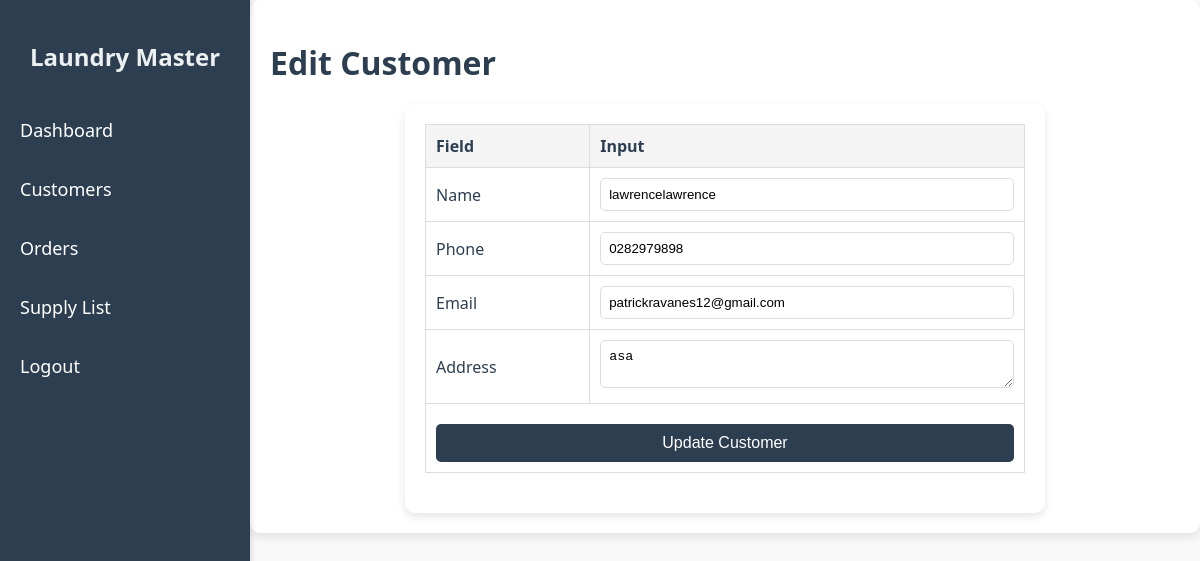
The app's page /edit_customer.php?id=24 (signed in) with its own data.
### tables this page shows
CREATE TABLE `customers` (
  `id` int(11) NOT NULL,
  `name` varchar(255) NOT NULL,
  `phone` varchar(50) NOT NULL,
  `email` varchar(255) NOT NULL,
  `address` text NOT NULL,
  `is_deleted` tinyint(1) DEFAULT 0,
  `created_at` timestamp NOT NULL DEFAULT current_timestamp(),
  `updated_at` timestamp NOT NULL DEFAULT current_timestamp() ON UPDATE current_timestamp()
);

### edit_customer.php (the view, shortened to what this page needs)
<?php
include('database.php');
if (isset($_GET['id'])) {
    $id = $_GET['id'];
    $stmt = $pdo->prepare("SELECT * FROM customers WHERE id = ?");
    $stmt->execute([$id]);
    $customer = $stmt->fetch(PDO::FETCH_ASSOC);
}
?>
<!DOCTYPE html>
<html lang="en">
<head>
</head>
<body>
    <div class="navbar">
        <h2 style="text-align: center;">Laundry Master</h2>
        <a href="dashboard.php">Dashboard</a>
        <a href="customers.php">Customers</a>
        <a href="orders.php">Orders</a>
        <a href="supplylist.php">Supply List</a>
        <a href="logout.php">Logout</a>
    </div>
    <div class="content">
        <h1>Edit Customer</h1>
        <div class="form-container">
            <form method="POST" action="edit_customer.php?id=<?= $customer['id'] ?>">
                <table>
                    <tr>
                        <th>Field</th>
                        <th>Input</th>
                    </tr>
                    <tr>
                        <td>Name</td>
                        <td><input type="text" name="name" placeholder="Name" value="<?= htmlspecialchars($customer['name']) ?>" required></td>
                    </tr>
                    <tr>
                        <td>Phone</td>
                        <td><input type="text" name="phone" placeholder="Phone" value="<?= htmlspecialchars($customer['phone']) ?>" required></td>
                    </tr>
                    <tr>
                        <td>Email</td>
                        <td><input type="email" name="email" placeholder="Email" value="<?= htmlspecialchars($customer['email']) ?>" required></td>
                    </tr>
                    <tr>
                        <td>Address</td>
                        <td><textarea name="address" placeholder="Address" required><?= htmlspecialchars($customer['address']) ?></textarea></td>
                    </tr>
                    <tr>
                        <td colspan="2" style="text-align: center;">
                            <button type="submit">Update Customer</button>
                        </td>
                    </tr>
                </table>
            </form>
        </div>
    </div>
</body>
</html>

### edit_customer.php (style rules this page uses)
body { font-family: 'Segoe UI', Tahoma, Geneva, Verdana, sans-serif; margin: 0; padding: 0; display: flex; background-color: #f9f9f9; color: #2c3e50; }
.navbar { width: 250px; background-color: #2c3e50; color: white; position: fixed; height: 100%; padding: 20px 0; box-shadow: 2px 0 5px rgba(0, 0, 0, 0.1); overflow-y: auto; }
.navbar h2 { text-align: center; margin-bottom: 30px; color: #ecf0f1; }
.navbar a { display: block; color: white; text-decoration: none; padding: 15px 20px; margin: 5px 0; border-radius: 5px; transition: background 0.3s; font-size: 18px; }
.content { margin-left: 250px; padding: 20px; flex-grow: 1; background-color: #ffffff; box-shadow: 0 4px 10px rgba(0, 0, 0, 0.1); border-radius: 10px; }
.content h1 { margin-bottom: 20px; color: #2c3e50; }
.form-container { background-color: #ffffff; padding: 20px; border-radius: 10px; box-shadow: 0 4px 10px rgba(0, 0, 0, 0.1); max-width: 600px; margin: 0 auto; overflow: hidden; }
table { width: 100%; border-collapse: collapse; margin-bottom: 20px; }
th, td { padding: 10px; text-align: left; border: 1px solid #ddd; }
th { background-color: #f4f4f4; color: #2c3e50; }
input, textarea { width: 100%; padding: 8px; border: 1px solid #ddd; border-radius: 5px; box-sizing: border-box; transition: border-color 0.3s; }
button { background-color: #2c3e50; color: white; padding: 10px 15px; border: none; border-radius: 5px; cursor: pointer; font-size: 16px; transition: background-color 0.3s; display: block; width: 100%; margin-top: 10px; }

### records on screen
customers: name "lawrencelawrence", phone "0282979898", email "patrickravanes12@gmail.com", address "asa"
